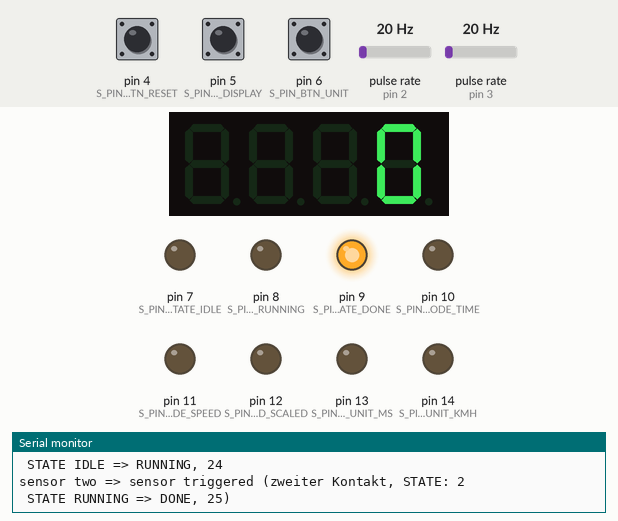
Recording of a program running on a simulated Arduino Uno, built with avr-gcc and run on an emulated ATmega328P. Parts: 4-digit seven-segment display, output pins drawn as LEDs (lit = HIGH), the last lines printed to the serial monitor. Wiring (inferred from the names in the program): 2 × pulse sensor: data pin 2 / data pin 3. Dashed ring = blinking. The inputs (shaded band) are chosen by the test bench; at power-on: pin 5 (S_PIN_BTN_DISPLAY) HIGH, pin 6 (S_PIN_BTN_UNIT) HIGH, pin 4 (S_PIN_BTN_RESET) HIGH, pulse rate (sensors on pin 2, pin 3) 20 Hz.

Above: at 1.2 s.
1.3 s: pin 5 (S_PIN_BTN_DISPLAY) pulled LOW for 1 s
At 3.4 s:
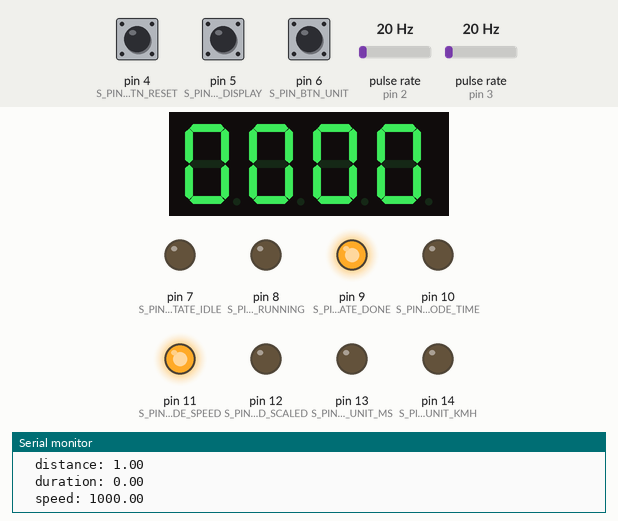
3.8 s: pin 6 (S_PIN_BTN_UNIT) pulled LOW for 3.2 s
At 7.9 s:
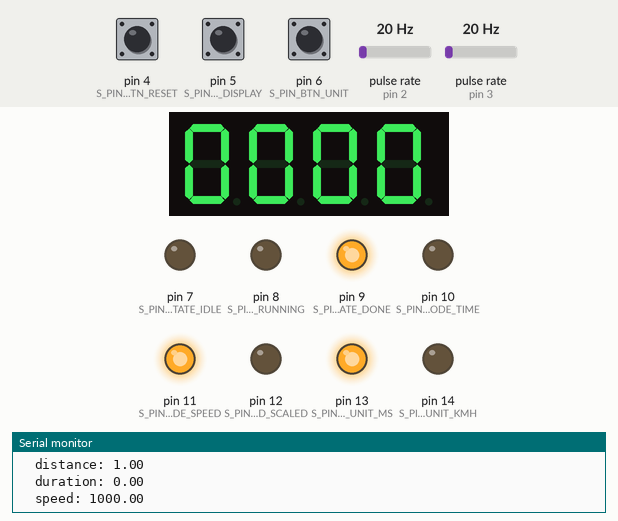
8.5 s: pin 6 (S_PIN_BTN_UNIT) pulled LOW for 0.15 s
At 9.9 s:
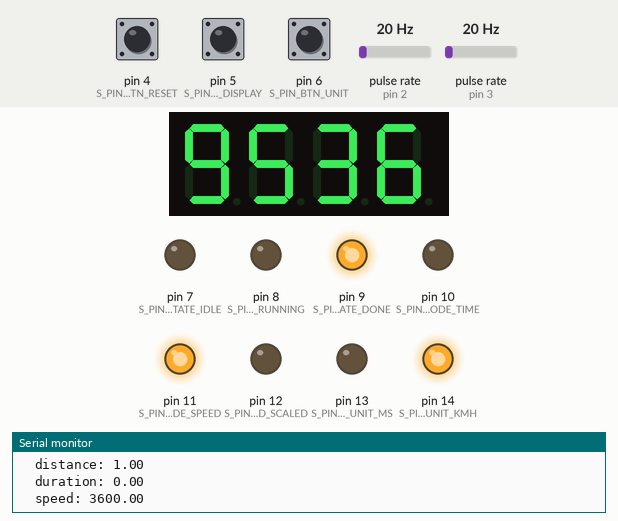
11.6 s: pin 5 (S_PIN_BTN_DISPLAY) pulled LOW for 0.15 s
At 12.7 s:
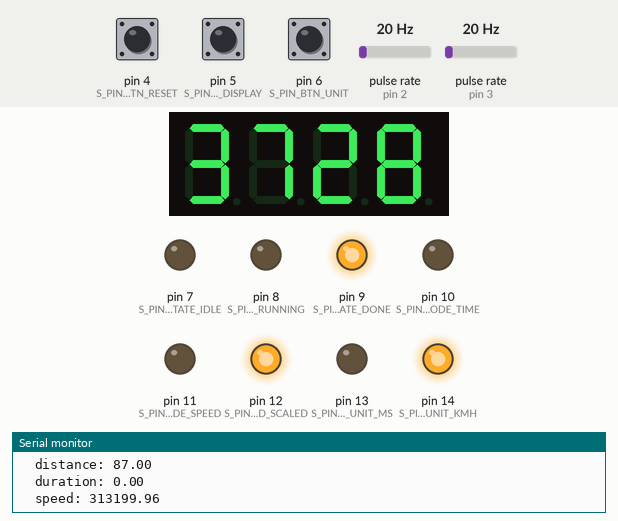
14.7 s: pin 6 (S_PIN_BTN_UNIT) pulled LOW for 1 s
At 14.87 s:
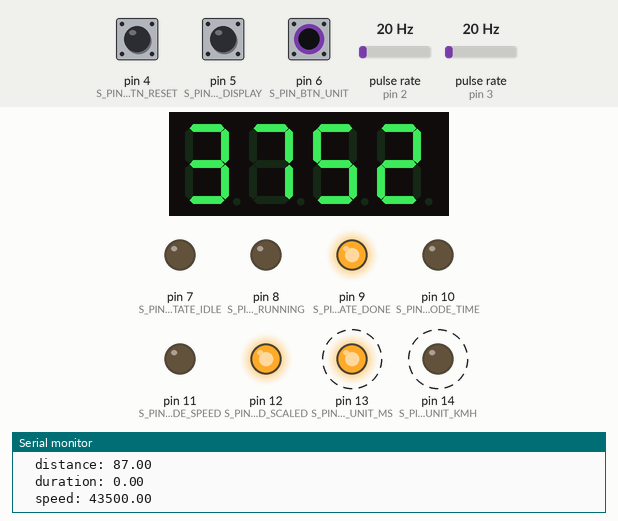
16.3 s: pin 5 (S_PIN_BTN_DISPLAY) pulled LOW for 3.2 s
At 16.45 s:
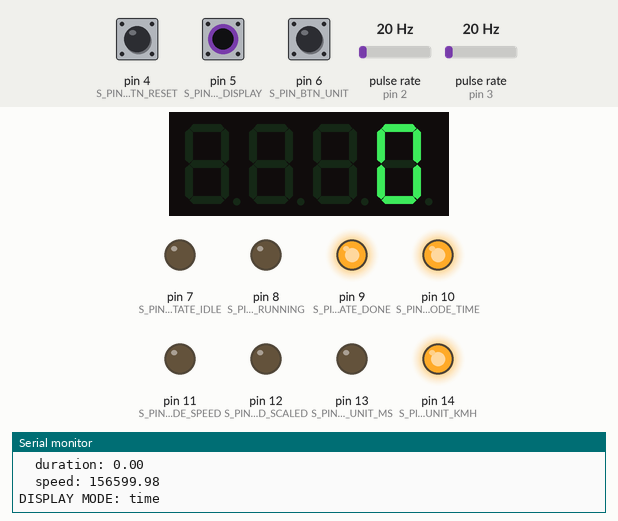
Timing chart, 0 to 21.1 s (numbered marks = the images above; inputs shaded):
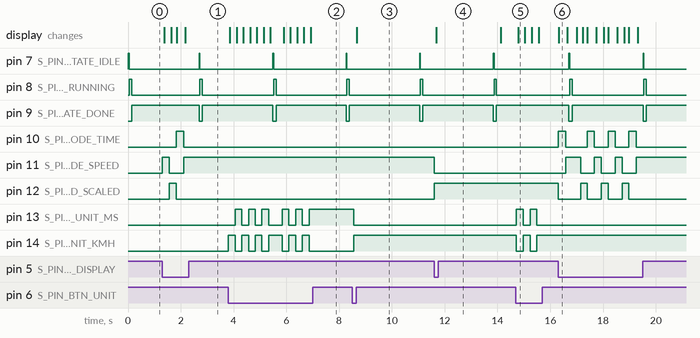

Measured:
- after the input at 1.3 s, pin 10 (S_PIN_LED_MODE_TIME): LOW → HIGH after 0.54 s, → LOW 0.27 s later; pin 11 (S_PIN_LED_MODE_SPEED): LOW → HIGH at once, → LOW 0.26 s later, → HIGH 0.54 s later; pin 12 (S_PIN_LED_MODE_SPEED_SCALED): LOW → HIGH after 0.27 s, → LOW 0.27 s later; the display: changes after 0.07 s (image 1)
- after the input at 3.8 s, pin 13 (S_PIN_LED_UNIT_MS): LOW → HIGH after 0.26 s, → LOW 0.25 s later, → HIGH 0.26 s later, → LOW 0.25 s later, … (11 changes in this stretch); pin 14 (S_PIN_LED_UNIT_KMH): goes 3 × (HIGH 0.26 s, LOW 0.25 s), HIGH 0.51 s, LOW 0.25 s, HIGH 0.26 s, LOW 0.25 s, HIGH 0.26 s, then LOW, starting at once
- after the input at 8.5 s, pin 13 (S_PIN_LED_UNIT_MS): HIGH → LOW after 0.05 s; pin 14 (S_PIN_LED_UNIT_KMH): LOW → HIGH after 0.05 s; the display: changes after 0.17 s (image 3)
- after the input at 11.6 s, pin 11 (S_PIN_LED_MODE_SPEED): HIGH → LOW at once; pin 12 (S_PIN_LED_MODE_SPEED_SCALED): LOW → HIGH at once; the display: changes after 0.09 s (image 4)
- after the input at 14.7 s, pin 13 (S_PIN_LED_UNIT_MS): alternates HIGH for 0.26 s and LOW for 0.26 s, 4 changes in all, then stays LOW, starting at once; pin 14 (S_PIN_LED_UNIT_KMH): alternates HIGH for 0.26 s and LOW for 0.26 s, 4 changes in all, then stays HIGH, starting at once; the display: changes after 0.08 s (image 5)
- after the input at 16.3 s, pin 10 (S_PIN_LED_MODE_TIME): LOW → HIGH at once, → LOW 0.27 s later, → HIGH 0.82 s later, → LOW 0.27 s later, … (8 changes in this stretch); pin 11 (S_PIN_LED_MODE_SPEED): LOW → HIGH after 0.28 s, then repeats every 0.79 s: LOW 0.52 s, HIGH 0.27 s, until it stays HIGH from 19.3 s
- by itself, pin 7 (S_PIN_LED_STATE_IDLE): alternates HIGH for 0.04 s and LOW for 2.8 s
- by itself, pin 8 (S_PIN_LED_STATE_RUNNING): alternates HIGH for 0.09 s and LOW for 2.7 s

The program:

main.cpp
```cpp
#include <Arduino.h>
#include <avr/interrupt.h>
#include <TM1637Display.h>

// Konfiguration einlesen
#include "settings.h"

// Funktionen Signaturen
void setup();
void loop();
void setState(byte s);
void switchDisplayMode();
void switchUnit();
float getDuration();
float getSpeed();
void displayValue(int val);
void updateDisplay();
void displayTime();
void displaySpeed();
void reset(bool clearDisplay);
void sensorOne();
void sensorTwo();
void sensorTriggered();

/**
 * Geschwindigkeitsmessung
 * Arduino Uno
 *
 * - v1.2 Code aufgeräumt
 *   02.04.2020
 *
 * - v1.1
 *   15.02.2020 10:47
 */

const int LOOP_PAUSE = S_LOOP_PAUSE;
const int DISTANCE = S_DISTANCE;
const int SCALE = S_SCALE;
const int DEBOUNCE_SENSOR = S_DEBOUNCE_SENSOR;          // ms
const int DEBOUNCE_BUTTONS = S_DEBOUNCE_BUTTONS;        // ms

const byte DISPLAY_BRIGHTNESS = S_DISPLAY_BRIGHTNESS;   // 0 .. 7

// TODO: Konfiguration einstellbar? mit Potis?? <= erst mal nicht...

// Pins

const int PIN_SENSOR_1 = S_PIN_SENSOR_1;
const int PIN_SENSOR_2 = S_PIN_SENSOR_2;

const int PIN_BTN_RESET = S_PIN_BTN_RESET;
const int PIN_BTN_DISPLAY = S_PIN_BTN_DISPLAY;
const int PIN_BTN_UNIT = S_PIN_BTN_UNIT;

const int PIN_LED_STATE_IDLE = S_PIN_LED_STATE_IDLE;
const int PIN_LED_STATE_RUNNING = S_PIN_LED_STATE_RUNNING;
const int PIN_LED_STATE_DONE = S_PIN_LED_STATE_DONE;

const int PIN_LED_MODE_TIME = S_PIN_LED_MODE_TIME;
const int PIN_LED_MODE_SPEED = S_PIN_LED_MODE_SPEED;
const int PIN_LED_MODE_SPEED_SCALED = S_PIN_LED_MODE_SPEED_SCALED;

const int PIN_LED_UNIT_MS = S_PIN_LED_UNIT_MS;
const int PIN_LED_UNIT_KMH = S_PIN_LED_UNIT_KMH;

const int PIN_DISPLAY_DIO = S_PIN_DISPLAY_DIO;
const int PIN_DISPLAY_CLK = S_PIN_DISPLAY_CLK;

//extern int PIN_DISPLAY_DIO;
//extern int PIN_DISPLAY_CLK;

enum STATE
{
	S_IDLE,
	S_RUNNING,
	S_DONE
};

enum DISPLAY_MODE
{
	DM_TIME,
	DM_SPEED,
	DM_SPEED_SCALED
};

enum UNIT
{
	U_MS,
	U_KMH
};

// Variablen

volatile unsigned long start = 0;
volatile unsigned long end = 0;

volatile byte phase = S_IDLE;
volatile byte displayMode = DM_TIME;
volatile byte unit = U_MS;

// TODO: volatile??
unsigned long last_btn_reset = 0;
unsigned long last_btn_display = 0;
unsigned long last_btn_unit = 0;

volatile byte loopInterrupted = 0;
volatile int displayedValue = -1;

TM1637Display tm1637(PIN_DISPLAY_CLK, PIN_DISPLAY_DIO);

// Funktionen

void setup()
{
	Serial.begin(9600);
	Serial.println("===== SETUP =====");

	pinMode(PIN_SENSOR_1, INPUT_PULLUP);
	pinMode(PIN_SENSOR_2, INPUT_PULLUP);

	pinMode(PIN_BTN_RESET, INPUT_PULLUP);
	pinMode(PIN_BTN_DISPLAY, INPUT_PULLUP);
	pinMode(PIN_BTN_UNIT, INPUT_PULLUP);

	pinMode(PIN_LED_STATE_IDLE, OUTPUT);
	pinMode(PIN_LED_STATE_RUNNING, OUTPUT);
	pinMode(PIN_LED_STATE_DONE, OUTPUT);

	pinMode(PIN_LED_MODE_TIME, OUTPUT);
	pinMode(PIN_LED_MODE_SPEED, OUTPUT);
	pinMode(PIN_LED_MODE_SPEED_SCALED, OUTPUT);

	pinMode(PIN_LED_UNIT_MS, OUTPUT);
	pinMode(PIN_LED_UNIT_KMH, OUTPUT);

	//	attachInterrupt(digitalPinToInterrupt(PIN_SENSOR_1), sensorOne, FALLING);
	//	attachInterrupt(digitalPinToInterrupt(PIN_SENSOR_2), sensorTwo, FALLING);

	// display vorbereiten
	tm1637.setBrightness(DISPLAY_BRIGHTNESS);

	//	prepareInterrupts();
	//	startIdle(true);
	reset(true);
}

// The loop function is called in an endless loop
void loop()
{

	// Loop-Unterbrechung zurücksetzen
	loopInterrupted = 0;

	unsigned long now = millis();
	byte doUpdateDisplay = 0;

	if (digitalRead(PIN_BTN_RESET) == LOW && (last_btn_reset + DEBOUNCE_BUTTONS) < now)
	{
		// reset per button ausgelöst
		//		prepareInterrupts();
		//		startIdle(true);
		start = 0;
		end = 0;
		reset(true);
		last_btn_reset = now;
	}

	if (digitalRead(PIN_BTN_DISPLAY) == LOW && (last_btn_display + DEBOUNCE_BUTTONS) < now)
	{
		// display umgeschalten
		switchDisplayMode();
		doUpdateDisplay = 1;
		last_btn_display = now;
	}

	if (digitalRead(PIN_BTN_UNIT) == LOW && (last_btn_unit + DEBOUNCE_BUTTONS) < now)
	{
		// einheit umgeschalten
		switchUnit();
		doUpdateDisplay = 1;
		last_btn_unit = now;
	}

	if ((phase == S_RUNNING || doUpdateDisplay) && loopInterrupted == 0)
	{
		// Zeit/Geschwindigkeit auf Display aktualisieren

		//		Serial.println("call updateDisplay()");

		updateDisplay();
	}

	if (phase == S_DONE && end + DEBOUNCE_SENSOR < now)
	{
		//		prepareInterrupts();
		//		startIdle(false);
		reset(false);
	}

	delay(25);
}

// --- functions ---------------------------------------------------------------

void setState(byte s) // TODO: muss byte statt direkt enum angeben...
{
	digitalWrite(PIN_LED_STATE_IDLE, s == S_IDLE ? HIGH : LOW);
	digitalWrite(PIN_LED_STATE_RUNNING, s == S_RUNNING ? HIGH : LOW);
	digitalWrite(PIN_LED_STATE_DONE, s == S_DONE ? HIGH : LOW);

	Serial.print("STATE: ");
	Serial.println(s);

	phase = s;
}

void switchDisplayMode()
{
	digitalWrite(PIN_LED_MODE_TIME, LOW);
	digitalWrite(PIN_LED_MODE_SPEED, LOW);
	digitalWrite(PIN_LED_MODE_SPEED_SCALED, LOW);

	Serial.print("DISPLAY MODE: ");

	switch (displayMode)
	{
	case DM_TIME:
		displayMode = DM_SPEED;
		digitalWrite(PIN_LED_MODE_SPEED, HIGH);
		Serial.println("speed");
		break;
	case DM_SPEED:
		displayMode = DM_SPEED_SCALED;
		digitalWrite(PIN_LED_MODE_SPEED_SCALED, HIGH);
		Serial.println("speed scaled");
		break;
	case DM_SPEED_SCALED:
		displayMode = DM_TIME;
		digitalWrite(PIN_LED_MODE_TIME, HIGH);
		Serial.println("time");
		break;
	}
}

void switchUnit()
{
	//	unit = (unit == U_MS) ? U_KMH : U_MS;
	digitalWrite(PIN_LED_UNIT_MS, LOW);
	digitalWrite(PIN_LED_UNIT_KMH, LOW);

	Serial.print("UNIT: ");

	if (unit == U_MS)
	{
		unit = U_KMH;
		digitalWrite(PIN_LED_UNIT_KMH, HIGH);
		Serial.println("km/h");
	}
	else
	{
		unit = U_MS;

		digitalWrite(PIN_LED_UNIT_MS, HIGH);
		Serial.println("m/s");
	}
}

float getDuration()
{
	//	Serial.println("===== GET DURATION! =====");
	//		float duration = (float)(((state == S_RUNNING) ? millis() : end) - start) / 1000;
	//		Serial.println(duration);

	if (phase != S_RUNNING && end < start)
	{
		return 0.0;
	}

	return ((float)((phase == S_RUNNING) ? millis() : end) - start) / 1000.0;
}

float getSpeed()
{
	Serial.println("===== GET SPEED! =====");

	Serial.println(start);
	Serial.println(end);

	float distance = (float)DISTANCE / 100.0; // m
	float duration = getDuration();			  // s

	if (duration <= 0.0)
	{
		return 0.0;
	}

	if (displayMode == DM_SPEED_SCALED)
	{
		distance *= SCALE;
	}

	float speed = distance / duration; // m/s

	if (unit == U_KMH)
	{
		speed *= 3.6; // km/h
	}

	Serial.print("  distance: ");
	Serial.println(distance);
	Serial.print("  duration: ");
	Serial.println(duration);
	Serial.print("  speed: ");
	Serial.println(speed);

	return speed;
}

void displayValue(int val)
{
	if (val != displayedValue)
	{
		tm1637.showNumberDec(val);
		displayedValue = val;
	}
}

void updateDisplay()
{
	//	Serial.println("updateDisplay now...");

	if (phase == S_RUNNING || displayMode == DM_TIME)
	{
		// Zeit anzeigen
		displayTime();
	}
	else
	{
		// Geschwindigkeit anzeigen
		displaySpeed();
	}
}

void displayTime()
{
	//	Serial.println("display time");
	int duration = (int)round(getDuration() * 10);

	//	if (duration <= 0) {
	//		return 0;
	//	}

	//	Serial.println(duration);
	if (duration > 9990)
	{
		//		prepareInterrupts();
		//		startIdle(true);
		reset(true);
	}
	else
	{
		displayValue(duration);
	}
}

void displaySpeed()
{
	Serial.println("display speed (v2)");

	//	int speed = (int)round((getSpeed() * 10));
	//	displayValue(speed);

	float speed = getSpeed();
	displayValue((int)round(speed * 10.0));
}

//void prepareInterrupts()
//{
//	Serial.println("=== prepare interrupts ===");
//
//	// clear interrupt flags
//	EIFR = bit(INTF0);
//	EIFR = bit(INTF1);
//
//	// enable interrupts
//	// TODO: was passisert, wenn der Interrupt voer NICHT detached wurde??
//	attachInterrupt(digitalPinToInterrupt(PIN_SENSOR_1), sensorOne, RISING);
//	attachInterrupt(digitalPinToInterrupt(PIN_SENSOR_2), sensorTwo, FALLING);
//}
//
//void startIdle(bool clearDisplay)
//{
//	Serial.println("=== start idling... ===");
//
//	start = 0;
//	end = 0;
//
//	// Status setzen
//	setState(S_IDLE);
//	Serial.println("STATE: ? => IDLE, ");
//
////	displayMode = DM_TIME;
//	// displayMode & unit müssen nicht resettet werden
//
//	// TODO: LEDs aktualisieren?!?!
//
//	if (clearDisplay) {
//		// Display aktualisieren
//		displayValue(0);
//	}
//}

void reset(bool clearDisplay)
{
	Serial.println("=== RESET ===");

	// clear interrupt flags
	EIFR = bit(INTF0);
	EIFR = bit(INTF1);

	// enable interrupts
	// TODO: was passisert, wenn der Interrupt vorher NICHT detached wurde??
	// TODO: RISING oder FALLING, was nun??
	attachInterrupt(digitalPinToInterrupt(PIN_SENSOR_1), sensorOne, FALLING);
	attachInterrupt(digitalPinToInterrupt(PIN_SENSOR_2), sensorTwo, FALLING);

	// Status setzen
	setState(S_IDLE);
	Serial.println("STATE: ? => IDLE, ");

	//	displayMode = DM_TIME;
	// displayMode & unit müssen nicht resettet werden

	// TODO: LEDs aktualisieren?!?!

	if (clearDisplay)
	{
		// Display aktualisieren
		displayValue(0);
	}
}

// ----- ISR functions ---------------------------------------------------------

void sensorOne()
{
	Serial.print("sensor one => ");
	detachInterrupt(digitalPinToInterrupt(PIN_SENSOR_1));
	sensorTriggered();
}
void sensorTwo()
{
	Serial.print("sensor two => ");
	detachInterrupt(digitalPinToInterrupt(PIN_SENSOR_2));
	sensorTriggered();
}

void sensorTriggered()
{
	Serial.print("sensor triggered");

	loopInterrupted = 1;

	switch (phase)
	{
	case S_IDLE:
		// erster Kontakt
		Serial.print(" (erster Kontakt, ");
		setState(S_RUNNING);
		Serial.print(" STATE IDLE => RUNNING, ");
		start = millis();
		end = 0;
		Serial.println(start);
		break;
	case S_RUNNING:
		// zweiter Kontakt
		Serial.print(" (zweiter Kontakt, ");
		setState(S_DONE);
		Serial.print(" STATE RUNNING => DONE, ");
		end = millis();
		Serial.print(end);
		Serial.println(")");

		if (displayMode != DM_TIME)
		{
			updateDisplay();
		}

		//			getSpeed(false);
		//			getSpeed(true);
		//			getSpeed();
		//			reset();
		break;
	case S_DONE:
		// nothing happens...
		Serial.println("nothing happens ...");
		break;
	}
}
```

settings.h
```cpp
// Einstellungen
#define S_DISTANCE 100              // cm
#define S_SCALE 87                  // 1:X
#define S_LOOP_PAUSE 25             // ms
#define S_DEBOUNCE_SENSOR 2500      // ms
#define S_DEBOUNCE_BUTTONS 250      // ms
#define S_DISPLAY_BRIGHTNESS 7      // 1..7

// Pins
#define S_PIN_SENSOR_1 2
#define S_PIN_SENSOR_2 3

#define S_PIN_BTN_RESET 4
#define S_PIN_BTN_DISPLAY 5
#define S_PIN_BTN_UNIT 6

#define S_PIN_LED_STATE_IDLE 7
#define S_PIN_LED_STATE_RUNNING 8
#define S_PIN_LED_STATE_DONE 9

#define S_PIN_LED_MODE_TIME 10
#define S_PIN_LED_MODE_SPEED 11
#define S_PIN_LED_MODE_SPEED_SCALED 12

#define S_PIN_LED_UNIT_MS 13
#define S_PIN_LED_UNIT_KMH 14   // A0

#define S_PIN_DISPLAY_DIO 15    // A1
#define S_PIN_DISPLAY_CLK 16    // A2
```
